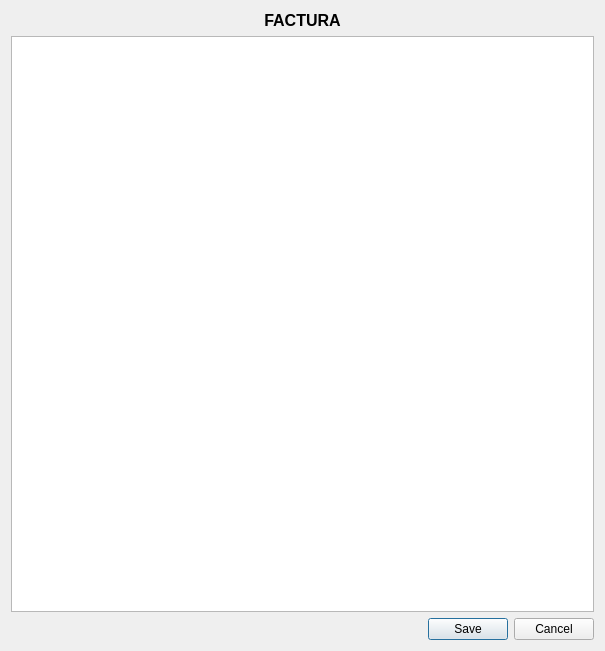
<?xml version="1.0" encoding="UTF-8"?>
<ui version="4.0">
 <class>Factura</class>
 <widget class="QDialog" name="Factura">
  <property name="geometry">
   <rect>
    <x>0</x>
    <y>0</y>
    <width>605</width>
    <height>651</height>
   </rect>
  </property>
  <property name="windowTitle">
   <string>Dialog</string>
  </property>
  <layout class="QVBoxLayout" name="verticalLayout">
   <item>
    <widget class="QLabel" name="label">
     <property name="text">
      <string>&lt;html&gt;&lt;head/&gt;&lt;body&gt;&lt;p align=&quot;center&quot;&gt;&lt;span style=&quot; font-size:12pt; font-weight:600;&quot;&gt;FACTURA&lt;/span&gt;&lt;/p&gt;&lt;/body&gt;&lt;/html&gt;</string>
     </property>
    </widget>
   </item>
   <item>
    <widget class="QPlainTextEdit" name="outFactura">
     <property name="enabled">
      <bool>true</bool>
     </property>
    </widget>
   </item>
   <item>
    <widget class="QDialogButtonBox" name="buttonBox">
     <property name="orientation">
      <enum>Qt::Horizontal</enum>
     </property>
     <property name="standardButtons">
      <set>QDialogButtonBox::Cancel|QDialogButtonBox::Save</set>
     </property>
    </widget>
   </item>
  </layout>
 </widget>
 <resources/>
 <connections>
  <connection>
   <sender>buttonBox</sender>
   <signal>accepted()</signal>
   <receiver>Factura</receiver>
   <slot>accept()</slot>
   <hints>
    <hint type="sourcelabel">
     <x>248</x>
     <y>254</y>
    </hint>
    <hint type="destinationlabel">
     <x>157</x>
     <y>274</y>
    </hint>
   </hints>
  </connection>
  <connection>
   <sender>buttonBox</sender>
   <signal>rejected()</signal>
   <receiver>Factura</receiver>
   <slot>reject()</slot>
   <hints>
    <hint type="sourcelabel">
     <x>316</x>
     <y>260</y>
    </hint>
    <hint type="destinationlabel">
     <x>286</x>
     <y>274</y>
    </hint>
   </hints>
  </connection>
 </connections>
</ui>
